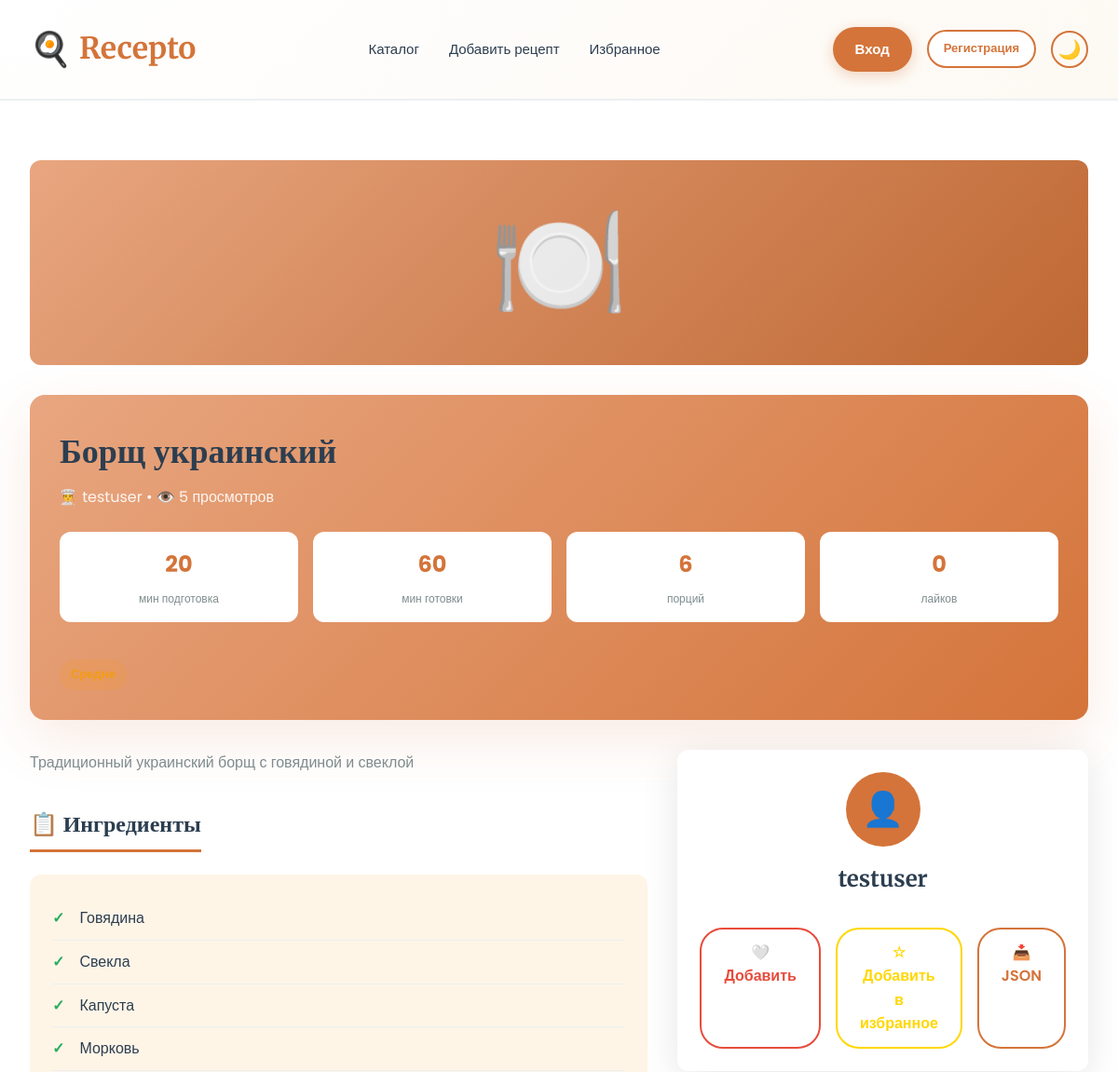
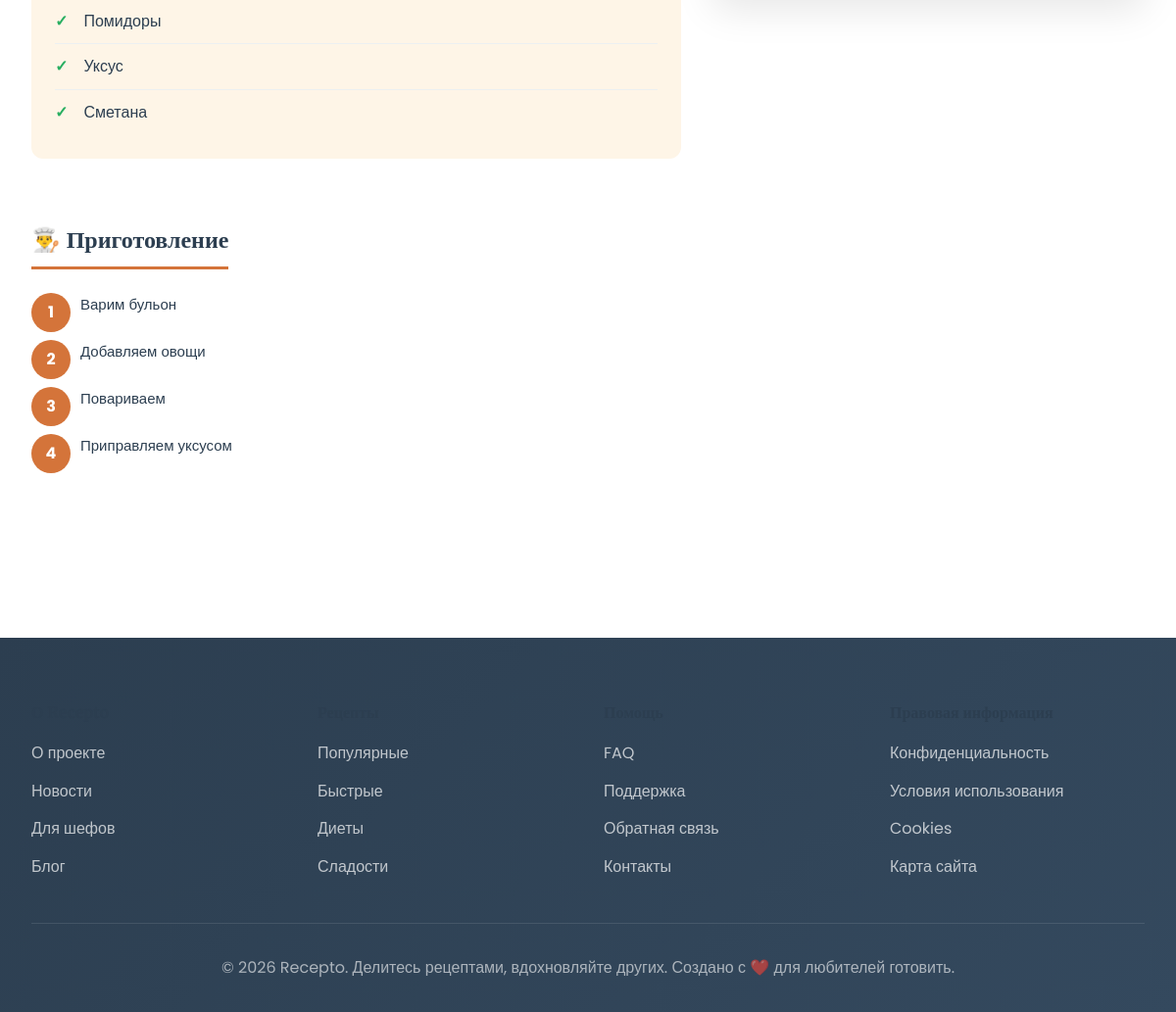
Screenshot of /recipe/6/ with the database file from the repository (2 pictures, top to bottom).
### main/models.py (models this page shows, shortened)
class Recipe(models.Model):
    DIFFICULTY = [
        ('easy', 'Легко'),
        ('medium', 'Средне'),
        ('hard', 'Сложно'),
    ]
    CATEGORY = [
        ('breakfast', 'Завтрак'),
        ('lunch', 'Обед'),
        ('dinner', 'Ужин'),
        ('dessert', 'Десерт'),
        ('drink', 'Напиток'),
    ]
    title = models.CharField(max_length=200)
    author = models.ForeignKey(
        User,
        on_delete=models.CASCADE
    )
    description = models.TextField()
    category = models.CharField(
        max_length=20,
        choices=CATEGORY
    )
    image = models.ImageField(
        upload_to='recipes/',
        blank=True,
        null=True
    )
    ingredients = models.TextField()
    instructions = models.TextField()
    prep_time = models.IntegerField(default=0)
    cook_time = models.IntegerField(default=0)
    servings = models.IntegerField(default=1)
    difficulty = models.CharField(
        max_length=10,
        choices=DIFFICULTY,
        default='medium'
    )
    likes = models.IntegerField(default=0)
    views = models.IntegerField(default=0)
    created_at = models.DateTimeField(
        auto_now_add=True
    )

### main/views.py (the view, shortened to what this page needs)
# urls.py: path('recipe/<int:recipe_id>/', views.recipe_detail, name='recipe_detail'),
def recipe_detail(request, recipe_id):
    recipe = get_object_or_404(
        Recipe,
        id=recipe_id
    )
    recipe.views += 1
    recipe.save()
    liked = False
    favorite = False
    return render(request, 'main/recipe_detail.html', {
        'recipe': recipe,
        'liked': liked,
        'favorite': favorite,
        'ingredients': recipe.ingredients.split('\n'),
        'instructions': recipe.instructions.split('\n')
    })

### main/templates/main/recipe_detail.html (shortened to what this page needs)
{% extends 'main/base.html' %}
{% block content %}
<section class="section">
  <div class="container">
    {% if recipe.image %}
      <img src="{{ recipe.image.url }}" alt="{{ recipe.title }}" class="recipe-image">
    {% else %}
      <div class="recipe-image" style="background:linear-gradient(135deg,var(--primary-light),var(--primary));display:flex;align-items:center;justify-content:center;font-size:120px">🍽️</div>
    {% endif %}
    <div class="recipe-hero">
      <h1 style="margin:0;font-size:36px">{{ recipe.title }}</h1>
      <p style="margin:0.5rem 0 0;opacity:0.9">👨‍🍳 {{ recipe.author.username }} • 👁️ {{ recipe.views }} просмотров</p>
      <div class="recipe-info-grid">
        <div class="recipe-info-item">
          <div class="recipe-info-value">{{ recipe.prep_time }}</div>
          <div class="recipe-info-label">мин подготовка</div>
        </div>
        <div class="recipe-info-item">
          <div class="recipe-info-value">{{ recipe.cook_time }}</div>
          <div class="recipe-info-label">мин готовки</div>
        </div>
        <div class="recipe-info-item">
          <div class="recipe-info-value">{{ recipe.servings }}</div>
          <div class="recipe-info-label">порций</div>
        </div>
        <div class="recipe-info-item">
          <div class="recipe-info-value">{{ recipe.likes }}</div>
          <div class="recipe-info-label">лайков</div>
        </div>
      </div>
      <div class="recipe-difficulty difficulty-{{ recipe.difficulty }}">
      </div>
    </div>
    <div style="display:grid;grid-template-columns:2fr 1fr;gap:2rem;margin-bottom:2rem">
      <div>
        <p style="color:var(--text-light);line-height:1.8;font-size:16px">{{ recipe.description }}</p>
        <h2 class="section-title">📋 Ингредиенты</h2>
        <div class="ingredients-list">
          {% for ingredient in ingredients %}
            <div class="ingredient-item">{{ ingredient }}</div>
          {% endfor %}
        </div>
        <h2 class="section-title">👨‍🍳 Приготовление</h2>
        <div class="instructions-list">
          {% for instruction in instructions %}
            <div class="instruction-item">
              <div class="instruction-text">{{ instruction }}</div>
            </div>
          {% endfor %}
        </div>
      </div>
      <div>
        <div class="recipe-author">
          {% if recipe.author.userprofile.avatar %}
            <img src="{{ recipe.author.userprofile.avatar.url }}" alt="{{ recipe.author.username }}" class="author-avatar" style="width:80px;height:80px;border-radius:50%;object-fit:cover;margin:0 auto 1rem">
          {% else %}
            <div class="author-avatar">👤</div>
          {% endif %}
          <h3>{{ recipe.author.get_full_name|default:recipe.author.username }}</h3>
          <div class="recipe-actions">
            {% if is_liked %}
              <a href="{% url 'toggle_like' recipe.id %}" class="btn-like liked">❤️ Нравится</a>
            {% else %}
              <a href="{% url 'toggle_like' recipe.id %}" class="btn-like">🤍 Добавить</a>
            {% endif %}
            {% if is_favorited %}
              <a href="{% url 'toggle_favorite' recipe.id %}" class="btn-like" style="border-color:#FFD700;color:#FFD700;background:transparent">⭐ В избранном</a>
            {% else %}
              <a href="{% url 'toggle_favorite' recipe.id %}" class="btn-like" style="border-color:#FFD700;color:#FFD700;background:transparent">☆ Добавить в избранное</a>
            {% endif %}
            <a href="{% url 'download_recipe' recipe.id %}" class="btn-like" style="border-color:var(--primary);color:var(--primary);background:transparent">📥 JSON</a>
          </div>
        </div>
      </div>
    </div>
  </div>
</section>
{% endblock %}

### main/templates/main/base.html (style rules this page uses)
* { margin: 0; padding: 0; box-sizing: border-box; }
:root { --primary: #d4743a; --primary-light: #e8a680; --primary-dark: #b8621f; --secondary: #2c3e50; --accent: #e74c3c; --success: #27ae60; --light: #fef5e7; --white: #ffffff; --text-dark: #2c3e50; --text-light: #7f8c8d; --border: #ecf0f1; --shadow: 0 10px 40px rgba(0, 0, 0, 0.1); --shadow-lg: 0 20px 60px rgba(212, 116, 58, 0.15); }
html { scroll-behavior: smooth; }
body { font-family: 'Poppins', sans-serif; color: var(--text-dark); background: var(--white); line-height: 1.6; transition: background-color 0.3s ease, color 0.3s ease; }
h1, h2, h3, h4, h5, h6 { font-family: 'Merriweather', serif; color: var(--text-dark); margin-bottom: 1rem; }
h1 { font-size: 48px; }
h2 { font-size: 36px; }
h3 { font-size: 24px; }
a { text-decoration: none; color: var(--primary); transition: color 0.3s ease; }
.container { max-width: 1200px; margin: 0 auto; padding: 0 2rem; }
* { transition: background-color 0.3s ease, color 0.3s ease, border-color 0.3s ease; }
.recipe-image { width: 100%; height: 220px; background: linear-gradient(135deg, var(--primary-light) 0%, var(--primary) 100%); display: flex; align-items: center; justify-content: center; font-size: 80px; position: relative; overflow: hidden; }
.recipe-image::before { content: ''; position: absolute; top: 0; left: 0; width: 100%; height: 100%; background: linear-gradient(135deg, transparent 0%, rgba(0, 0, 0, 0.1) 100%); }
.section { padding: 4rem 0; }
.section-title { text-align: center; margin-bottom: 3rem; }

### main/templates/main/recipe_detail.html (style rules this page uses)
.recipe-hero { background: linear-gradient(135deg, var(--primary-light) 0%, var(--primary) 100%); padding: 2rem; border-radius: 16px; color: white; margin-bottom: 2rem; box-shadow: var(--shadow-lg); }
.recipe-image { width: 100%; max-height: 400px; border-radius: 12px; object-fit: cover; margin-bottom: 2rem; }
.recipe-info-grid { display: grid; grid-template-columns: repeat(4, 1fr); gap: 1rem; margin: 1.5rem 0; }
.recipe-info-item { background: white; padding: 1rem; border-radius: 12px; text-align: center; }
.recipe-info-value { font-size: 24px; font-weight: 700; color: var(--primary); }
.recipe-info-label { font-size: 12px; color: var(--text-light); margin-top: 0.5rem; }
.recipe-difficulty { display: inline-block; padding: 6px 12px; border-radius: 20px; font-size: 13px; font-weight: 600; margin-top: 1rem; }
.difficulty-medium { background: rgba(243, 156, 18, 0.15); color: #f39c12; }
.section-title { font-size: 24px; margin: 2rem 0 1.5rem; color: var(--text-dark); border-bottom: 3px solid var(--primary); padding-bottom: 0.5rem; display: inline-block; }
.ingredients-list { background: var(--light); padding: 1.5rem; border-radius: 12px; margin-bottom: 2rem; }
.ingredient-item { padding: 10px 0; border-bottom: 1px solid var(--border); display: flex; align-items: center; }
.ingredient-item:last-child { border-bottom: none; }
.ingredient-item::before { content: '✓'; color: var(--success); font-weight: bold; margin-right: 1rem; font-size: 16px; }
.instructions-list { counter-reset: step-counter; }
.instruction-item { counter-increment: step-counter; margin-bottom: 1.5rem; padding-left: 50px; position: relative; }
.instruction-item::before { content: counter(step-counter); position: absolute; left: 0; top: 0; background: var(--primary); color: white; width: 40px; height: 40px; border-radius: 50%; display: flex; align-items: center; justify-content: center; font-weight: 700; }
.instruction-text { font-size: 15px; line-height: 1.6; color: var(--text-dark); }
.recipe-author { background: white; padding: 1.5rem; border-radius: 12px; box-shadow: var(--shadow); text-align: center; }
.author-avatar { width: 80px; height: 80px; border-radius: 50%; background: var(--primary); color: white; display: flex; align-items: center; justify-content: center; font-size: 36px; margin: 0 auto 1rem; }
.recipe-actions { display: flex; gap: 1rem; margin-top: 2rem; }
.btn-like { background: none; border: 2px solid var(--accent); color: var(--accent); padding: 12px 24px; border-radius: 25px; cursor: pointer; font-weight: 600; transition: all 0.3s ease; text-decoration: none; display: inline-block; }

### rows the page displays
Recipe: title "Борщ украинский", author.username "testuser", views "5", prep_time "20", cook_time "60", servings "6", likes "0", description "Традиционный украинский борщ с говядиной и свеклой", author.get_full_name "testuser"

### other values shown
{{ ingredient }} "Говядина" "Свекла" "Капуста" "Морковь" "Помидоры" "Уксус" "Сметана"
{{ instruction }} "Варим бульон" "Добавляем овощи" "Повариваем" "Приправляем уксусом"
